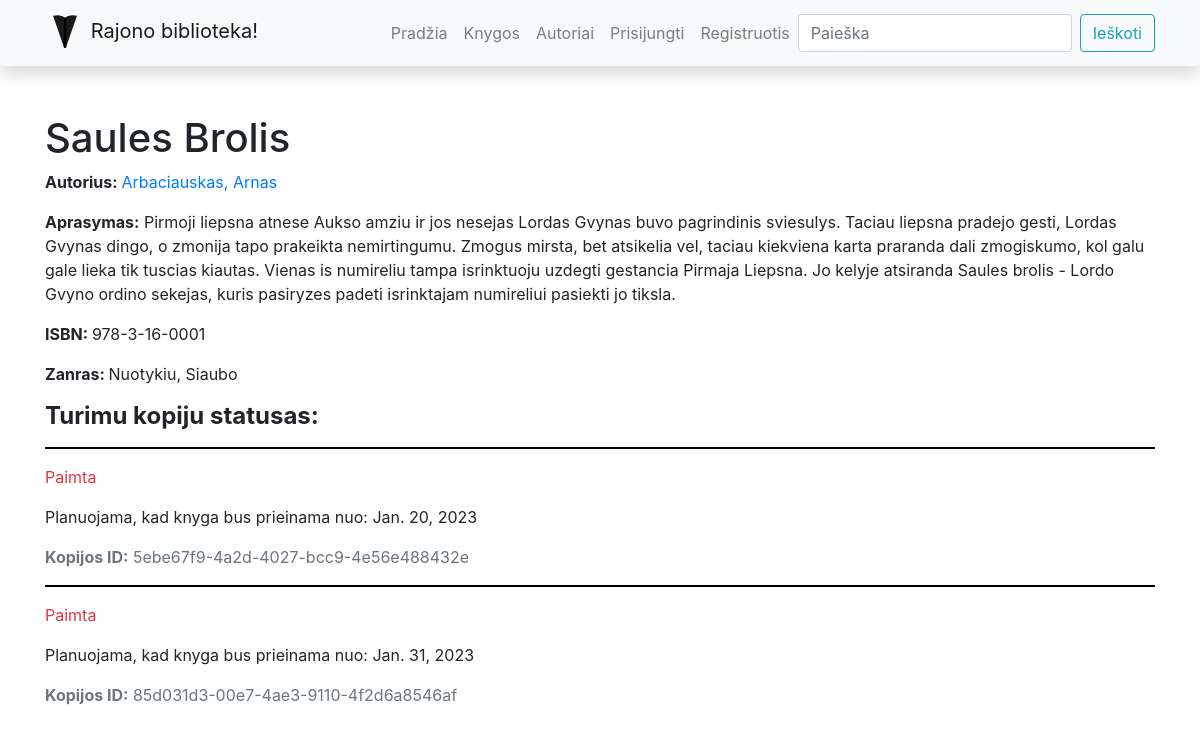
/library/books/2, run on the app's committed database.
### library/models.py (models this page shows, shortened)
class Book(models.Model):
    title = models.CharField('Pavadinimas', max_length=200)
    author = models.ForeignKey('Author', on_delete=models.SET_NULL, null=True, related_name='books')
    summary = models.TextField('Aprasymas', max_length=1000, help_text='Trumpas knygos aprasymas')
    isbn = models.CharField('ISBN', max_length=13)
    genre = models.ManyToManyField(Genre, help_text='Isrinkite zanra knygai')
    cover = models.ImageField('Virselis', upload_to='covers', null=True, blank=True)
    def display_genre(self):
        return '; '.join([genre.name for genre in self.genre.all()])
    display_genre.short_description = 'Zanras'
    class Meta:
        verbose_name = "Knyga"
        verbose_name_plural = "Knygos"

class Author(models.Model):
    first_name = models.CharField('Vardas', max_length=100)
    last_name = models.CharField('Pavarde', max_length=100)
    description = models.TextField('Aprasymas', max_length=2000, default='Biografija')
    def display_books(self):
        return ', '.join([book.title for book in self.books.all()[:3]])
    display_books.short_description = "Knygos"
    class Meta:
        ordering = ['last_name', 'first_name']
        verbose_name = "Autorius"
        verbose_name_plural = "Autoriai"
    def __str__(self):
        return f'{self.last_name}, {self.first_name}'

class Genre(models.Model):
    name = models.CharField('Pavadinimas', max_length=200, help_text='Iveskite knygos zanra')
    def __str__(self):
        return self.name
    class Meta:
        verbose_name = "Zanras"
        verbose_name_plural = "Zanrai"

class BookInstance(models.Model):
    id = models.UUIDField(primary_key=True, default=uuid.uuid4, help_text='Unikalus knygos kopijos ID')
    book = models.ForeignKey('Book', on_delete=models.SET_NULL, null=True)
    due_back = models.DateField('Bus prieinama', null=True, blank=True)
    LOAN_STATUS = (
        ('a', 'Administruojama'),
        ('p', 'Paimta'),
        ('g', 'Galima paimti'),
        ('r', 'Rezervuota')
    )
    status = models.CharField(
        max_length=1,
        choices=LOAN_STATUS,
        blank=True,
        default='a',
        help_text='Status'
    )
    class Meta:
        ordering = ['due_back']

### library/views.py (the view)
# urls.py: path('books/<int:pk>', views.BookDetailView.as_view(), name='book-detail'),
class BookDetailView(generic.DetailView):
    model = Book  # automatiskai sukuriamas kintamasis Book -> book
    template_name = 'book_detail_styled.html'  # nurodome is kur ims apipavidalinima internete

### library/templates/book_detail_styled.html
{% extends "base.html" %}
{% block content %}
<h1>{{book.title}}</h1>
<p><b>Autorius: </b><a href="{% url 'author-detail' book.author.id %}"> {{book.author}}</a></p>
<p><b>Aprasymas:</b> {{book.summary}}</p>
<p><b>ISBN: </b>{{book.isbn}}</p>
<p><b>Zanras: </b>{{book.genre.all|join:", "}}</p>
<h4><b>Turimu kopiju statusas: </b></h4>
{% for book_inst_obj in book.bookinstance_set.all %}
<hr>
<p class="{% if book_inst_obj.status == 'g' %}text-success
{% elif book_inst_obj.status == 'p' %}text-danger
{% else %}text-warning
{% endif %}">{{book_inst_obj.get_status_display}}</p>
{% if book_inst_obj.status != 'g'%}
<p>Planuojama, kad knyga bus prieinama nuo: {{book_inst_obj.due_back}}</p>
{% endif %}
<p class="text-muted"><strong>Kopijos ID:</strong> {{book_inst_obj.id}}</p>
{%endfor%}
{% endblock %}

### library/static/css/styles.css (style rules this page uses)
hr { width: 100%; background-color: black; height: 1px; border-color : transparent; }

### data on the page
Book: title "Saules Brolis", author "Arbaciauskas, Arnas", summary "Pirmoji liepsna atnese Aukso amziu ir jos nesejas Lordas Gvynas buvo pagrindinis sviesulys. Taciau liepsna pradejo gesti, Lordas Gvynas dingo, o zmonija tapo prakeikta nemirtingumu. Zmogus mirsta, bet atsikelia vel, taciau kiekviena karta praranda dali zmogiskumo, kol galu gale lieka tik tuscias kiautas. Vienas is numireliu tampa isrinktuoju uzdegti gestancia Pirmaja Liepsna. Jo kelyje atsiranda Saules brolis - Lordo Gvyno ordino sekejas, kuris pasiryzes padeti isrinktajam numireliui pasiekti jo tiksla.", isbn "978-3-16-0001", genre.all "Nuotykiu, Siaubo"
BookInstance: status "Paimta", due_back "Jan. 20, 2023", id "5ebe67f9-4a2d-4027-bcc9-4e56e488432e"
BookInstance: status "Paimta", due_back "Jan. 31, 2023", id "85d031d3-00e7-4ae3-9110-4f2d6a8546af"
